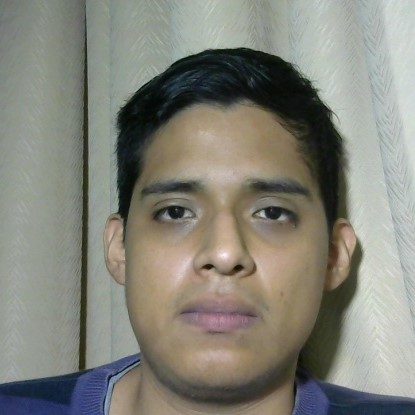
#> input picture codigocomputadoraalcoholrostro/test_fr_tkinter_tcpip/facerecognition/imgppt.jpg, 415 x 415 px
$ python hog_histogram_total.py
#> lines starting #> are read from the running program, lines starting #| are printed output that depends on the picture
import cv2
import numpy as np
import matplotlib.pyplot as plt

def compute_hog_descriptor(window):
    # Definir los parámetros del HOG
    win_size = (64, 128)  # Tamaño de la ventana
    block_size = (16, 16)  # Tamaño del bloque
    block_stride = (8, 8)  # Desplazamiento del bloque
    cell_size = (8, 8)  # Tamaño de la celda
    nbins = 9  # Número de bins del histograma

    # Crear el HOG Descriptor
    hog = cv2.HOGDescriptor(win_size, block_size, block_stride, cell_size, nbins)

    # Calcular el descriptor HOG de la ventana
    hog_descriptor = hog.compute(window)

    return hog_descriptor

if __name__ == "__main__":
    # Cargar la imagen (aquí debes cargar tu imagen real)
    image = cv2.imread("imgppt.jpg", cv2.IMREAD_GRAYSCALE)
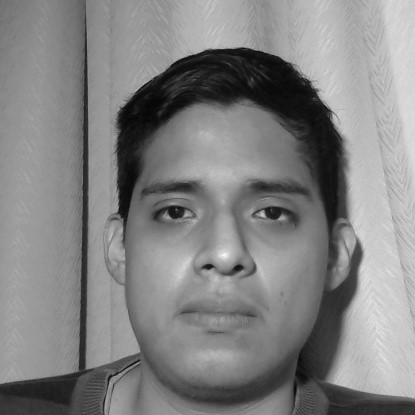
#> image: shape (415, 415); min 2, max 249, mean 130.3

    # Definir las coordenadas de la ventana de interés (por ejemplo, con esquina superior izquierda en (100, 100))
    x, y = 100, 100
    window_size = (64, 128)  # Tamaño de la ventana

    # Extraer la ventana de la imagen
    window = image[y:y+window_size[1], x:x+window_size[0]]
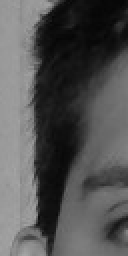
#> window: shape (128, 64) (shown 2 times larger); min 6, max 167, mean 82.9

    # Calcular el descriptor HOG de la ventana
    hog_descriptor = compute_hog_descriptor(window)
#> in compute_hog_descriptor, `hog_descriptor = hog.compute(window)`: hog_descriptor = 3780 values, max 0.433 at index 1962, min 0 at index 2451, mean 0.131

    # Convertir el descriptor HOG en un array de NumPy y ajustar los ángulos al rango de 0 a 180 grados
    hog_array = np.squeeze(hog_descriptor) % 180
#> hog_array has the same summary as hog_descriptor in compute_hog_descriptor

    # Normalizar el descriptor HOG
    hog_array = hog_array / 2  # Dividir por 2 para obtener los ángulos en el rango correcto de 0 a 180 grados
#> hog_array = 3780 values, max 0.217 at index 1962, min 0 at index 2451, mean 0.0654
    hog_array /= np.sum(hog_array)
#> hog_array = 3780 values, max 0.000876 at index 1962, min 0 at index 2451, mean 0.000265

    # Graficar el histograma
    plt.bar(range(len(hog_array)), hog_array)
    plt.xlabel('Bin del histograma')
    plt.ylabel('Frecuencia normalizada')
    plt.title('Histograma normalizado del descriptor HOG (0-180 grados)')
    plt.show()
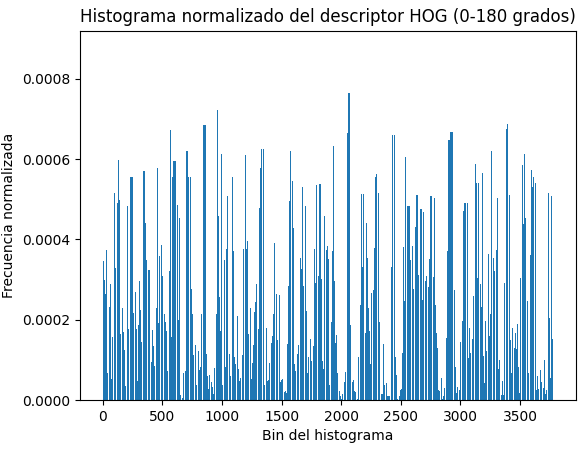
#> figure drawn by matplotlib, 1 panel

$ run again, with codigocomputadoraalcoholrostro/test_fr_tkinter_tcpip/facerecognition/Luis_67.jpg copied over codigocomputadoraalcoholrostro/test_fr_tkinter_tcpip/facerecognition/imgppt.jpg
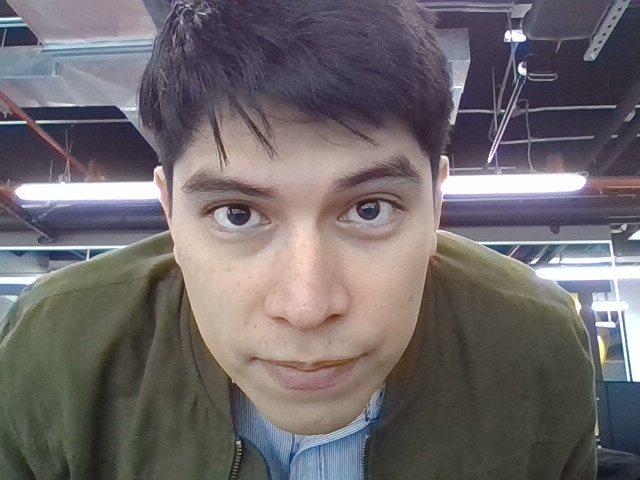
#> input picture codigocomputadoraalcoholrostro/test_fr_tkinter_tcpip/facerecognition/Luis_67.jpg, 640 x 480 px
#> `window = image[y:y+window_size[1], x:x+window_size[0]]`:
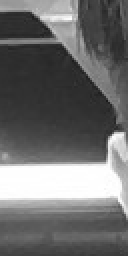
#> window: shape (128, 64) (shown 2 times larger); min 26, max 255, mean 109.4
#> in compute_hog_descriptor, `hog_descriptor = hog.compute(window)`: hog_descriptor = 3780 values, max 0.678 at index 1984, min 0 at index 279, mean 0.116
#> `hog_array = np.squeeze(hog_descriptor) % 180`: hog_array has the same summary as hog_descriptor in compute_hog_descriptor
#> `hog_array = hog_array / 2`: hog_array = 3780 values, max 0.339 at index 1984, min 0 at index 279, mean 0.0581
#> `hog_array /= np.sum(hog_array)`: hog_array = 3780 values, max 0.00154 at index 1984, min 0 at index 279, mean 0.000265
#> `plt.show()`:
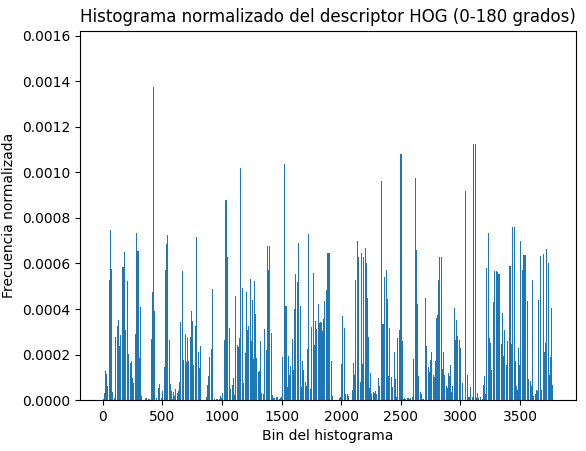
#> figure drawn by matplotlib, 1 panel

$ run again, with codigocomputadoraalcoholrostro/test_fr_tkinter_tcpip/facerecognition/aligned_face_0.jpg copied over codigocomputadoraalcoholrostro/test_fr_tkinter_tcpip/facerecognition/imgppt.jpg
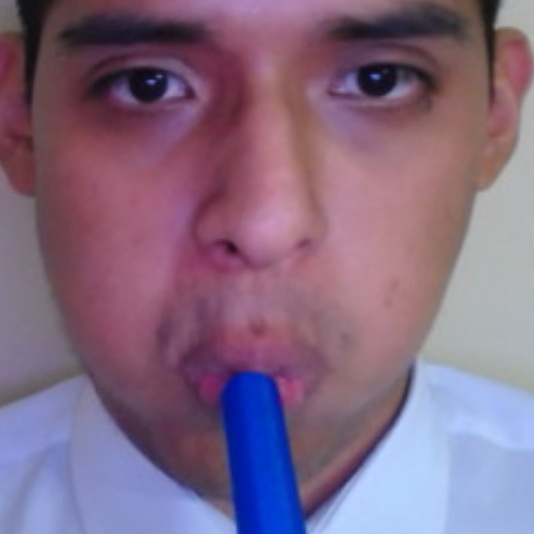
#> input picture codigocomputadoraalcoholrostro/test_fr_tkinter_tcpip/facerecognition/aligned_face_0.jpg, 534 x 534 px
#> `window = image[y:y+window_size[1], x:x+window_size[0]]`:
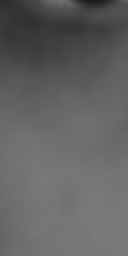
#> window: shape (128, 64) (shown 2 times larger); min 27, max 123, mean 98.2
#> in compute_hog_descriptor, `hog_descriptor = hog.compute(window)`: hog_descriptor = 3780 values, max 0.474 at index 1336, min 0 at index 82, mean 0.121
#> `hog_array = np.squeeze(hog_descriptor) % 180`: hog_array has the same summary as hog_descriptor in compute_hog_descriptor
#> `hog_array = hog_array / 2`: hog_array = 3780 values, max 0.237 at index 1336, min 0 at index 82, mean 0.0606
#> `hog_array /= np.sum(hog_array)`: hog_array = 3780 values, max 0.00103 at index 1336, min 0 at index 82, mean 0.000265
#> `plt.show()`:
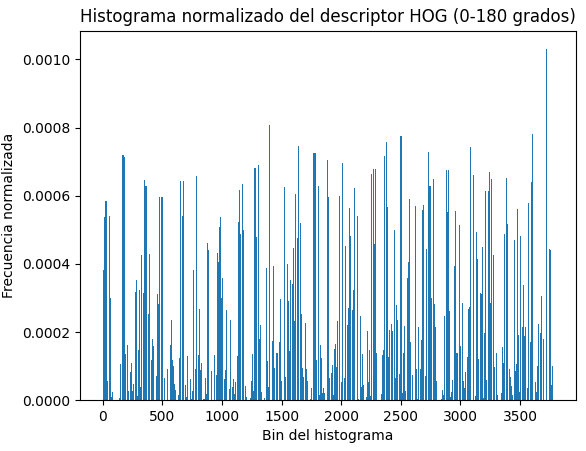
#> figure drawn by matplotlib, 1 panel
